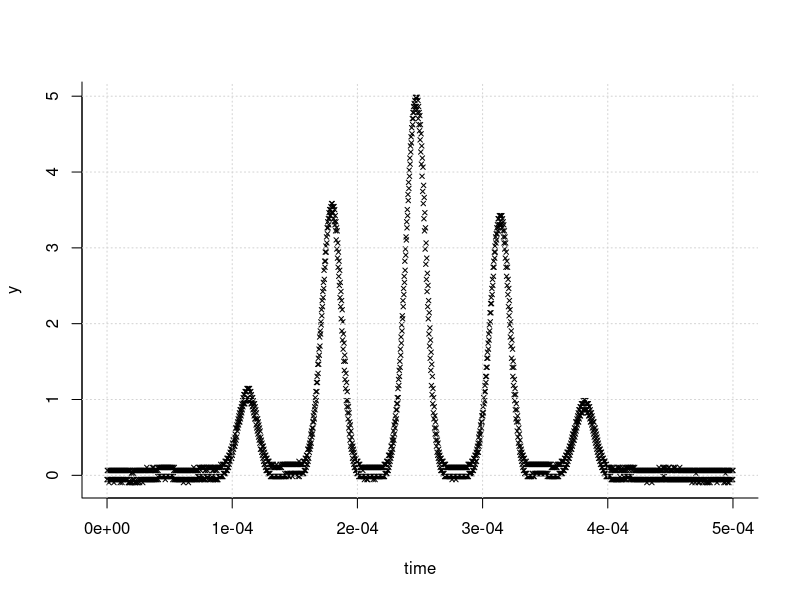

Here is the R script that generated this plot:
data = read.csv("../data/Referenzgitter2.0_HM1508-2.csv")

time=data$Time
y=data$CH.A

plot(time,y,type="p",pch=4,cex=0.6,bty="l")
grid()